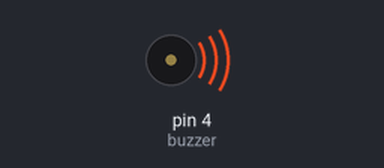
The sketch below on a simulated Arduino Uno, built with avr-gcc and run on an emulated ATmega328P. On the bench: buzzer (waves = sounding).

Above: at 0.2 s.
Timing chart, 0 to 5.8 s (numbered marks = the images above):
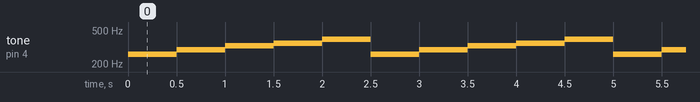

Measured:
- by itself, tone on pin 4 (buzzer): repeats every 2.5 s: 293 Hz 0.50 s, 329 Hz 0.50 s, 349 Hz 0.50 s, 392 Hz 0.50 s, 261 Hz 0.50 s

The sketch:

buzzer.ino
```cpp
int buzzer = 4;
const int tempo = 500;
void setup() {
  pinMode(buzzer, OUTPUT);
}

void loop() {
    //Dó
    tone(buzzer,261);
    delay(tempo);
    noTone(buzzer);
    //Ré
    tone(buzzer,293);
    delay(tempo);
    noTone(buzzer);
    //Mi
    tone(buzzer,329);
    delay(tempo);
    noTone(buzzer);
    //Fá
    tone(buzzer,349);
    delay(tempo);
    noTone(buzzer);
    //Sol
    tone(buzzer,392);
    delay(tempo);
    noTone(buzzer);
}
```
